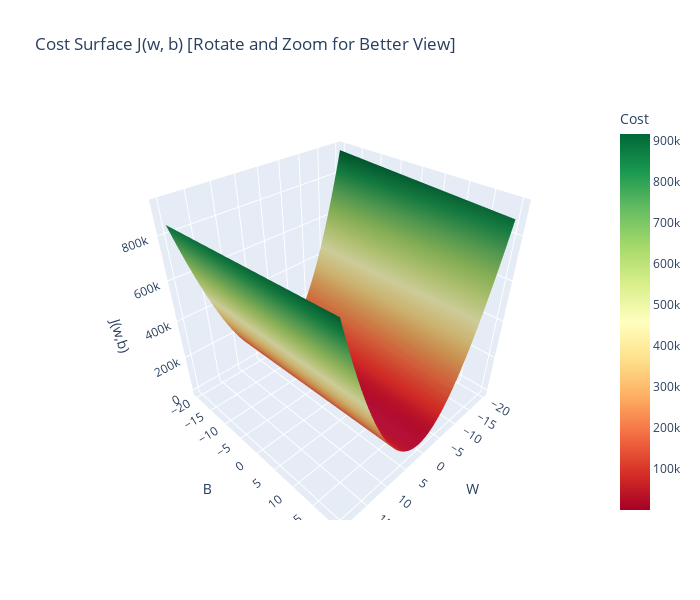

Notebook code cell kept with this figure:
### Markdown cell above
**Explanation:**

- We set `w_values` and `b_values` to range from -20 to 20.
- Using `np.meshgrid`, we create a grid of (W, B) points.
- For each point (W[i,j], B[i,j]), we compute the cost function using `calculate_cost`.
- The matrix `Z` stores the cost values corresponding to each (w, b) pair.

![3D Cost Surface](images/3D.png)

### Code cell
# Create a 3D interactive surface plot using Plotly
fig = go.Figure(data=[go.Surface(
    x=W, y=B, z=Z, 
    colorscale='RdYlGn',
    showscale=True,
    colorbar=dict(title='Cost')
)])

fig.update_layout(
    title="Cost Surface J(w, b) [Rotate and Zoom for Better View]",
    scene=dict(
        xaxis_title='W',
        yaxis_title='B',
        zaxis_title='J(w,b)'
    ),
    width=700,
    height=600
)

fig.show()

### Figure 1 — Plotly figure (JSON) as saved in the notebook; plotly's stock layout.template omitted (floating-point values rounded to 4 significant figures; data arrays with more than 128 entries replaced by an {"elided": "..."} marker saying what was removed)
{"data": [{"colorbar": {"title": {"text": "Cost"}}, "colorscale": [[0, "rgb(165,0,38)"], [0.1, "rgb(215,48,39)"], [0.2, "rgb(244,109,67)"], [0.3, "rgb(253,174,97)"], [0.4, "rgb(254,224,139)"], [0.5, "rgb(255,255,191)"], [0.6, "rgb(217,239,139)"], [0.7, "rgb(166,217,106)"], [0.8, "rgb(102,189,99)"], [0.9, "rgb(26,152,80)"], [1, "rgb(0,104,55)"]], "showscale": true, "type": "surface", "x": {"elided": "50x50 float values"}, "y": {"elided": "50x50 float values"}, "z": {"elided": "50x50 float values"}}], "layout": {"height": 600, "scene": {"xaxis": {"title": {"text": "W"}}, "yaxis": {"title": {"text": "B"}}, "zaxis": {"title": {"text": "J(w,b)"}}}, "title": {"text": "Cost Surface J(w, b) [Rotate and Zoom for Better View]"}, "width": 700}}
